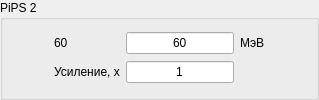
                            <widget class="QGroupBox" name="groupBox_13">
                             <property name="title">
                              <string>PiPS 2</string>
                             </property>
                             <layout class="QGridLayout" name="gridLayout_7">
                              <item row="0" column="0">
                               <spacer name="horizontalSpacer_6">
                                <property name="orientation">
                                 <enum>Qt::Horizontal</enum>
                                </property>
                                <property name="sizeHint" stdset="0">
                                 <size>
                                  <width>40</width>
                                  <height>20</height>
                                 </size>
                                </property>
                               </spacer>
                              </item>
                              <item row="0" column="1">
                               <widget class="QLabel" name="label_29">
                                <property name="sizePolicy">
                                 <sizepolicy hsizetype="Maximum" vsizetype="Maximum">
                                  <horstretch>0</horstretch>
                                  <verstretch>0</verstretch>
                                 </sizepolicy>
                                </property>
                                <property name="text">
                                 <string>60&lt;E≤100 МэВ</string>
                                </property>
                               </widget>
                              </item>
                              <item row="0" column="4">
                               <spacer name="horizontalSpacer_16">
                                <property name="orientation">
                                 <enum>Qt::Horizontal</enum>
                                </property>
                                <property name="sizeHint" stdset="0">
                                 <size>
                                  <width>40</width>
                                  <height>20</height>
                                 </size>
                                </property>
                               </spacer>
                              </item>
                              <item row="0" column="2">
                               <widget class="QLineEdit" name="lineEdit_th_p_100">
                                <property name="text">
                                 <string>60</string>
                                </property>
                                <property name="alignment">
                                 <set>Qt::AlignCenter</set>
                                </property>
                               </widget>
                              </item>
                              <item row="1" column="2">
                               <widget class="QLineEdit" name="lineEdit_pips2_amplif">
                                <property name="text">
                                 <string>1</string>
                                </property>
                                <property name="alignment">
                                 <set>Qt::AlignCenter</set>
                                </property>
                               </widget>
                              </item>
                              <item row="0" column="3">
                               <widget class="QLabel" name="label_unit_10">
                                <property name="sizePolicy">
                                 <sizepolicy hsizetype="Maximum" vsizetype="Maximum">
                                  <horstretch>0</horstretch>
                                  <verstretch>0</verstretch>
                                 </sizepolicy>
                                </property>
                                <property name="text">
                                 <string>МэВ</string>
                                </property>
                               </widget>
                              </item>
                              <item row="1" column="1">
                               <widget class="QLabel" name="label_20">
                                <property name="text">
                                 <string>Усиление, x</string>
                                </property>
                               </widget>
                              </item>
                             </layout>
                            </widget>
